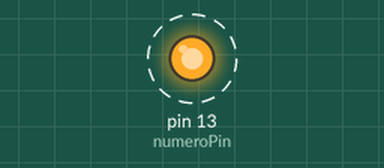
Bench run of a sketch on a simulated Arduino Uno, built with avr-gcc and run on an emulated ATmega328P. Shown: output pins drawn as LEDs (lit = HIGH). Dashed ring = blinking.

Above: at 0.12 s.
Timing chart, 0 to 3.0 s (numbered marks = the images above):
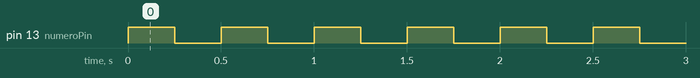

The sketch:

Clignotement.ino
```cpp
//Programme qui fait clignoter une LED indéfiniment

int nombreDeFois; // variable pour le nombre de fois
int numeroPin; // variable pour le pin utilisé
boolean faireCode; // variable pour arrêter le clignotement

void setup()
{
    numeroPin=13; // initialisation pin à 13
    pinMode(numeroPin,OUTPUT);
    nombreDeFois=10; // initialisation nb de fois à 10
    faireCode=true; // initialisation à true
}

void loop()
{
    if (faireCode) // test si true
    {
        for (int t=0;t<nombreDeFois;t=t+1) // boucle clignotement
        {
            //allume
            digitalWrite(numeroPin,HIGH);
            delay (250);
            //éteint
            digitalWrite(numeroPin,LOW);
            delay (250);
        }
        faireCode=false;
    }
}
```

Measured:
- by itself, pin 13 (numeroPin): alternates HIGH for 0.25 s and LOW for 0.25 s, 20 changes in all, then stays LOW
